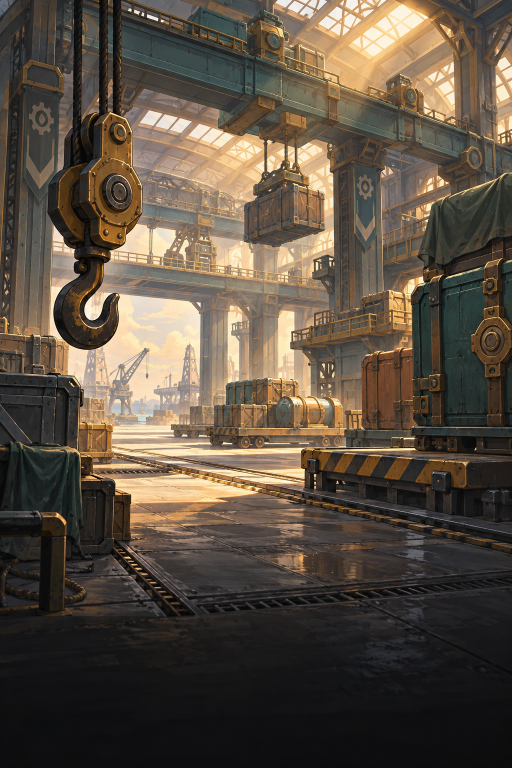
#> input picture assets/levels/yard-source.png, 1024 x 1536 px (shown at 1/2 size); its folder holds 3 pictures in this run
$ python prepare_level_art.py
#> lines starting #> are read from the running program, lines starting #| are printed output that depends on the picture
"""Rebuild reversible level-selector pixelation from the retained PNG masters."""
from pathlib import Path
from PIL import Image, ImageEnhance

folder = Path(__file__).resolve().parents[1] / "assets" / "levels"
for name in ("yard", "assembly", "cooling"):
    image = Image.open(folder / f"{name}-source.png").convert("RGB")
#> image is the input picture: PIL image 1024x1536 RGB; mean R, G, B 90.9, 79.3, 66.2
    image = image.resize((256, 384), Image.Resampling.LANCZOS)
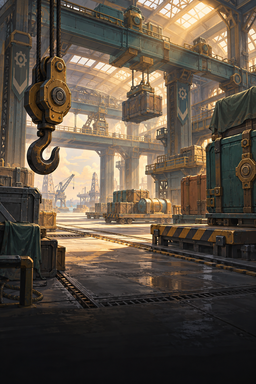
#> image: PIL image 256x384 RGB; mean R, G, B 90.8, 79.3, 66.2
    image = ImageEnhance.Color(image).enhance(0.85)
    image = ImageEnhance.Brightness(image).enhance(0.97)
    image.save(folder / f"{name}.png")
#> pass 2 of the loop `for name in ("yard", "assembly", "cooling"):`:
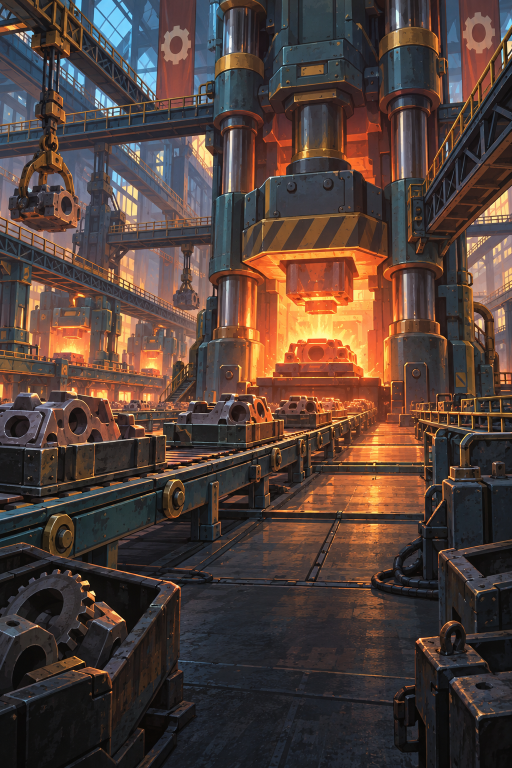
#> input picture assets/levels/assembly-source.png, 1024 x 1536 px (shown at 1/2 size)
#> image is the input picture: PIL image 1024x1536 RGB; mean R, G, B 81.4, 63.4, 56.8
#> `image = image.resize((256, 384), Image.Resampling.LANCZOS)`:
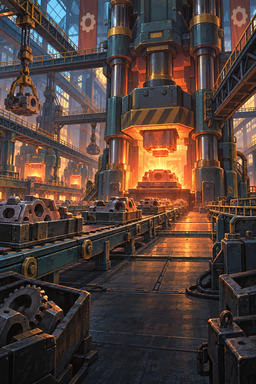
#> image: PIL image 256x384 RGB; mean R, G, B 81.4, 63.4, 56.8
#> pass 3 of the loop `for name in ("yard", "assembly", "cooling"):`:
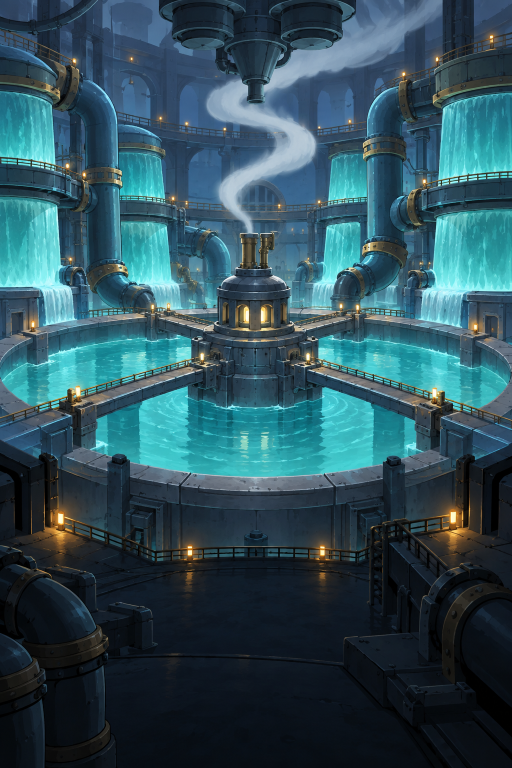
#> input picture assets/levels/cooling-source.png, 1024 x 1536 px (shown at 1/2 size)
#> image is the input picture: PIL image 1024x1536 RGB; mean R, G, B 46.7, 79.7, 90.5
#> `image = image.resize((256, 384), Image.Resampling.LANCZOS)`:
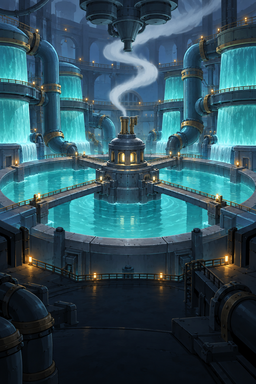
#> image: PIL image 256x384 RGB; mean R, G, B 46.7, 79.7, 90.5
